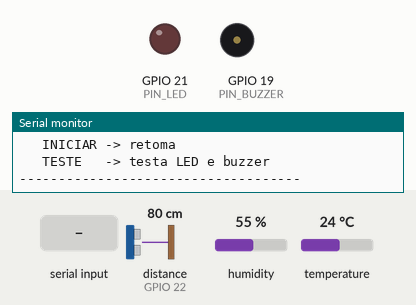
The sketch below on a simulated ESP32. Shown: output pins drawn as LEDs (lit = HIGH), buzzer (waves = sounding), the last lines printed to the serial monitor. Dashed ring = blinking. The inputs (shaded band) are chosen by the test bench; at power-on: distance to the obstacle (sensor on GPIO 22) 80 cm, humidity 55 %, temperature 24 °C. The echo pulse lasts 58.3 µs per cm.

Above: at 1.2 s.
1.3 s: "TESTE\n" received over Serial
At 1.7 s:
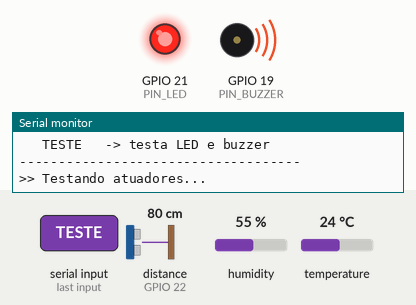
3.3 s: "PARAR\n" received over Serial
4.8 s: "INICIAR\n" received over Serial
6.3 s: distance to the obstacle (sensor on GPIO 22) set to 44 cm
8.1 s: distance to the obstacle (sensor on GPIO 22) set to 37 cm
At 9.06 s:
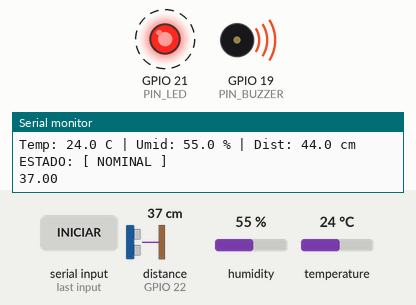
10.9 s: humidity set to 83 %
13.9 s: humidity set to 86 %
Timing chart, 0 to 17.9 s (numbered marks = the images above; inputs shaded):
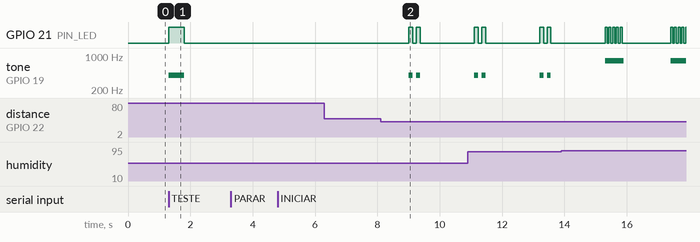

The sketch:

app.ino
```cpp
// Integrantes
// Felipe Piccolo - RM569324
// Leonardo Bueno - RM572152
// Joao Veiga - RM569874


#include <Arduino.h>
#include <DHT.h>
#include <EasyUltrasonic.h>


#define PIN_DHT     26
#define DHTMODEL DHT22
DHT dht(PIN_DHT, DHTMODEL);
#define PIN_TRIG    23
#define PIN_ECHO    22
EasyUltrasonic sensorDist;
#define PIN_LED     21
#define PIN_BUZZER  19
#define FREQ 400


int INTERVALO_COLETA = 2100;
uint64_t tempoAnterior = 0;


float TEMP_ATENCAO  = 30.0;
float TEMP_CRITICO  = 38.0;

float UMID_ATENCAO  = 70.0;
float UMID_CRITICO  = 85.0;

float DIST_ATENCAO  = 40.0;
float DIST_CRITICO  = 20.0;

// --------- NIVEIS DE ALERTA ---------
enum NivelAlerta { NOMINAL = 0, ATENCAO = 1, CRITICO = 2 };

// --------- ESTADO DO SISTEMA ---------
bool sistemaAtivo = false;
int  totalLeituras = 0;
int  contadorCritico = 0;


// =======================================================
//  SETUP
// =======================================================
void setup() {
  Serial.begin(115200);
    pinMode(PIN_LED, OUTPUT);
    pinMode(PIN_BUZZER, OUTPUT);

    sensorDist.attach(PIN_TRIG, PIN_ECHO);
    dht.begin();

    digitalWrite(PIN_LED, LOW);
    noTone(PIN_BUZZER);

    Serial.println("====================================");
    Serial.println(" MONITORAMENTO - MODULO ESPACIAL");
    Serial.println("====================================");
    Serial.println(" Comandos (digite e ENTER):");
    Serial.println("   STATUS  -> contadores");
    Serial.println("   PARAR   -> pausa");
    Serial.println("   INICIAR -> retoma");
    Serial.println("   TESTE   -> testa LED e buzzer");
    Serial.println("------------------------------------");
}

// =======================================================
//  LOOP PRINCIPAL
// =======================================================
void loop() {
  // 1) Entrada do usuario (sempre responsiva)
    processarComandoSerial();


    if (sistemaAtivo && millis() - tempoAnterior >= INTERVALO_COLETA) {
        tempoAnterior = millis();
        float temp = dht.readTemperature();
        float umid = dht.readHumidity();
        float dist = sensorDist.getDistanceCM();
        Serial.println(dist);
        if (isnan(temp) || isnan(umid)) {
            Serial.println("Falha na leitura");
            return;
        }

        totalLeituras++;

        NivelAlerta nivel = avaliarNivel(temp, umid, dist);
        if (nivel == CRITICO) contadorCritico++;

        acionarAtuadores(nivel);
        imprimirRelatorio(temp, umid, dist, nivel);
    }
}

// Retorna o PIOR nivel entre os tres parametros
NivelAlerta avaliarNivel(float temp, float umid, float dist) {
    NivelAlerta nivel = NOMINAL;

    if (temp >= TEMP_CRITICO)      nivel = max(nivel, CRITICO);
    else if (temp >= TEMP_ATENCAO) nivel = max(nivel, ATENCAO);

    if (umid >= UMID_CRITICO)      nivel = max(nivel, CRITICO);
    else if (umid >= UMID_ATENCAO) nivel = max(nivel, ATENCAO);

    if (dist <= DIST_CRITICO)      nivel = max(nivel, CRITICO);
    else if (dist <= DIST_ATENCAO) nivel = max(nivel, ATENCAO);

    return nivel;
}

// LED + buzzer com padrao distinto por nivel
void acionarAtuadores(NivelAlerta nivel) {
    switch (nivel) {
        case NOMINAL:
            digitalWrite(PIN_LED, LOW);
            noTone(PIN_BUZZER);
            break;

        case ATENCAO:
            for (int i = 0; i < 2; i++) {
                digitalWrite(PIN_LED, HIGH);
                tone(PIN_BUZZER, FREQ);
                delay(120);
                digitalWrite(PIN_LED, LOW);
                noTone(PIN_BUZZER);
                delay(120);
            }
            break;

        case CRITICO:
            for (int i = 0; i < 5; i++) {
                digitalWrite(PIN_LED, HIGH);
                tone(PIN_BUZZER, FREQ * 2);
                delay(60);
                digitalWrite(PIN_LED, LOW);
                delay(60);
            }
            noTone(PIN_BUZZER);
            break;
    }
}

// Entrada de texto via Serial
void processarComandoSerial() {
    if (!Serial.available()) return;

    String cmd = Serial.readStringUntil('\n');
    cmd.trim();
    cmd.toUpperCase();

    if (cmd == "PARAR") {
        sistemaAtivo = false;
        digitalWrite(PIN_LED, LOW);
        noTone(PIN_BUZZER);
        Serial.println(">> Monitoramento PAUSADO.");
    }
    else if (cmd == "INICIAR") {
        sistemaAtivo = true;
        Serial.println(">> Monitoramento RETOMADO.");
    }
    else if (cmd == "STATUS") {
        Serial.print(">> Leituras: ");
        Serial.print(totalLeituras);
        Serial.print(" | Criticos: ");
        Serial.println(contadorCritico);
    }
    else if (cmd == "TESTE") {
        Serial.println(">> Testando atuadores...");
        digitalWrite(PIN_LED, HIGH);
        tone(PIN_BUZZER, FREQ);
        delay(500);
        digitalWrite(PIN_LED, LOW);
        noTone(PIN_BUZZER);
        Serial.println(">> Teste concluido.");
    }
    else {
        Serial.print(">> Comando desconhecido: ");
        Serial.println(cmd);
    }
}

// Relatorio no Serial Monitor
void imprimirRelatorio(float temp, float umid, float dist, NivelAlerta nivel) {
    Serial.println("------------------------------------");
    Serial.print("Temp: "); Serial.print(temp, 1); Serial.print(" C | ");
    Serial.print("Umid: "); Serial.print(umid, 1); Serial.print(" % | ");
    Serial.print("Dist: "); Serial.print(dist, 1); Serial.println(" cm");
    Serial.print("ESTADO: [ ");
    Serial.print(nomeNivel(nivel));
    Serial.println(" ]");
}

const char* nomeNivel(NivelAlerta n) {
    switch (n) {
        case NOMINAL: return "NOMINAL";
        case ATENCAO: return "ATENCAO";
        case CRITICO: return "CRITICO";
        default:      return "?";
    }
}
```

Measured:
- the behaviour switches between 41 and 40 cm on distance to the obstacle (sensor on GPIO 22) (found by bisection; images 1 and 2)
- after the input at 1.3 s, GPIO 21 (PIN_LED): LOW → HIGH at once, → LOW 0.50 s later; tone on GPIO 19 (PIN_BUZZER): silent → 400 Hz at once, → silent 0.50 s later
- after the input at 8.1 s, GPIO 21 (PIN_LED): alternates HIGH for 0.12 s and LOW for 0.12 s, 4 changes in all, then stays LOW, starting after 0.91 s; tone on GPIO 19 (PIN_BUZZER): alternates 400 Hz for 0.12 s and silent for 0.12 s, 4 changes in all, then stays silent, starting after 0.91 s
